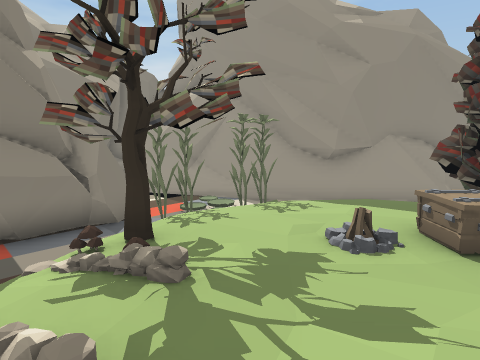
view 1 (above)

16 first-person views from a walk through a Unity game level. The camera is 1.5 m above the floor, tilts 8° down and sees 75° across. The floor is counted in squares, 1 m on a side. Each view is taken from the middle of a square. On the plan, view 1 faces up. The plan holds only what a view shows up to about 15 squares ahead; the rest is blank. The place goes on beyond the plan. The player character is not drawn.

view 2
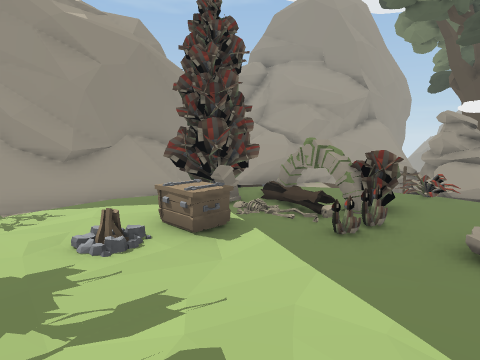

view 3
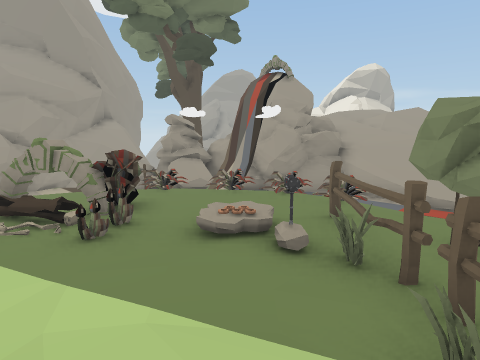

view 4
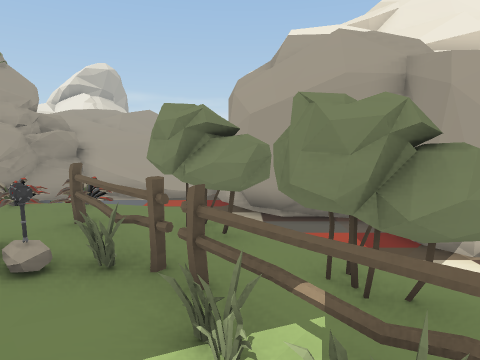

view 5
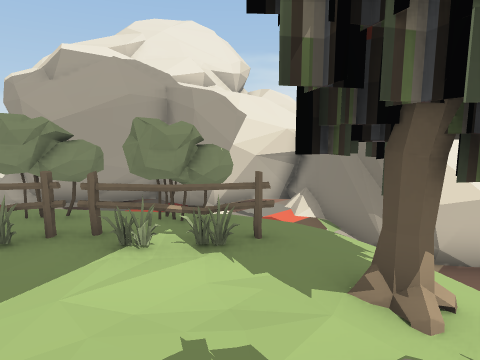

view 6
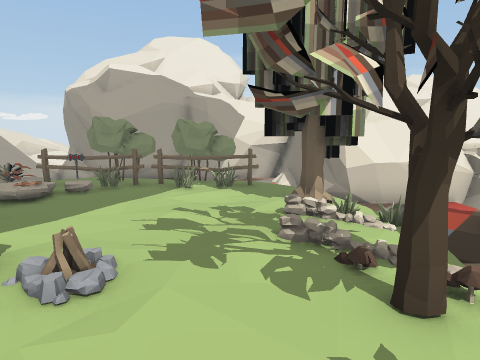

view 7
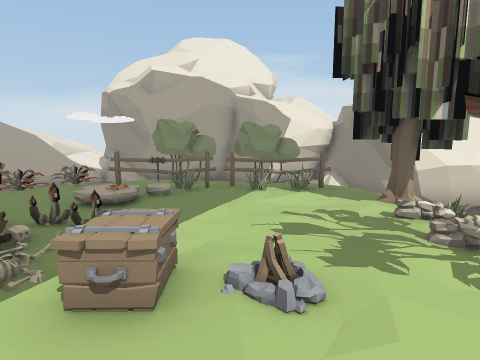

view 8
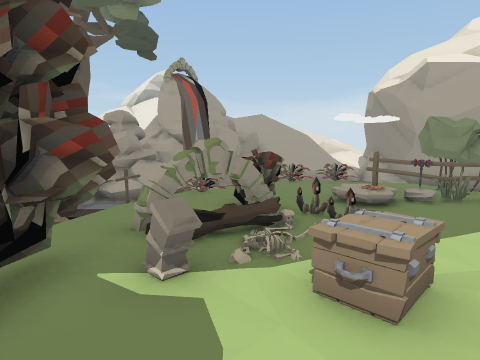

view 9
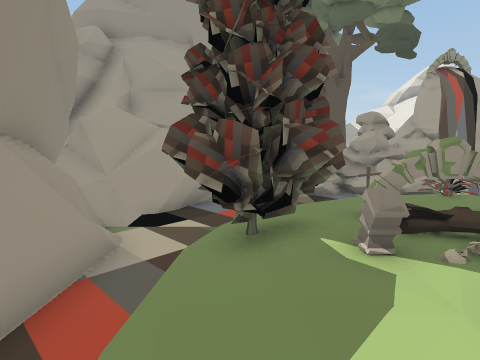

view 10
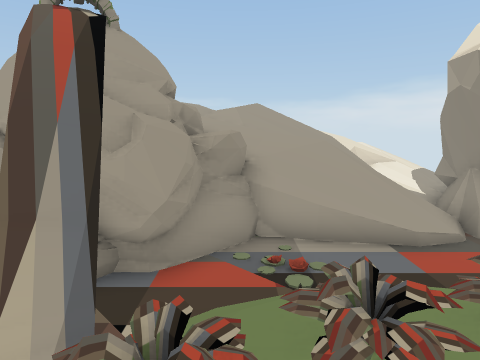

view 11
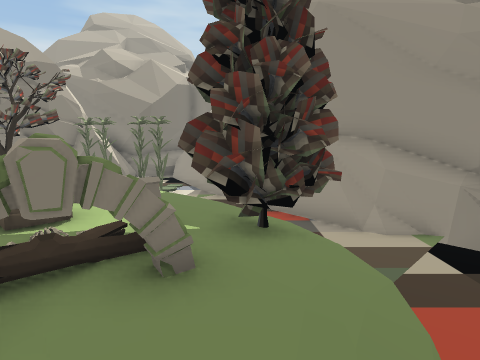

view 12
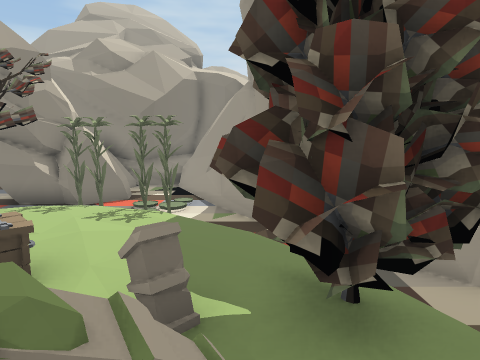

view 13
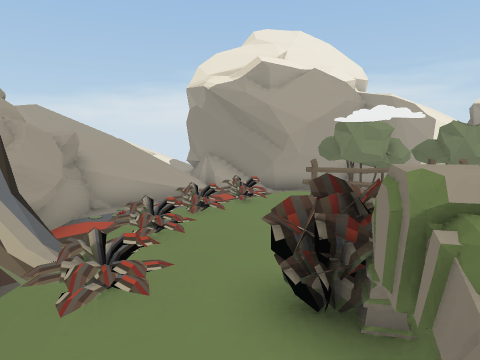

view 14
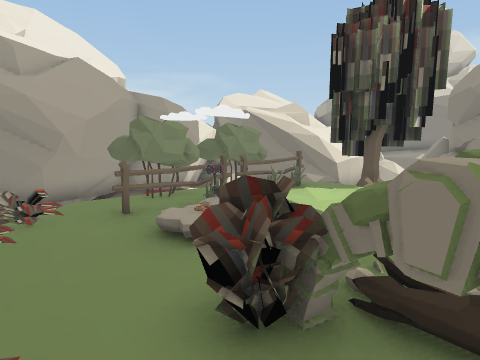

view 15
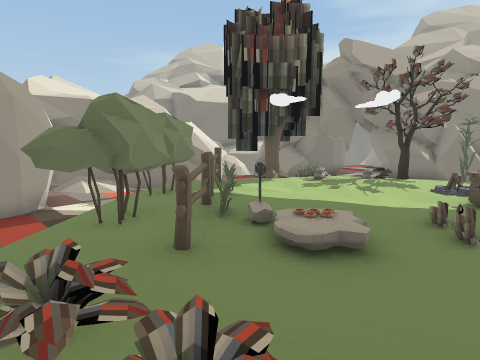

view 16
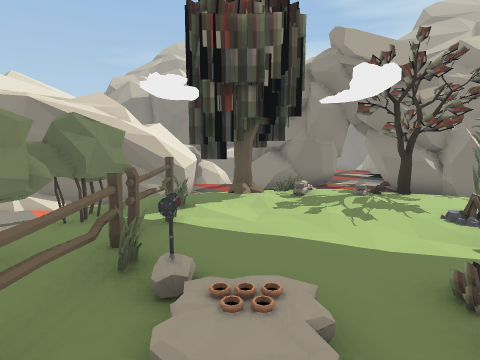

### Floor plan
Key: @ floor where view 1 was taken; # wall or solid block; x gap in a wall; . main floor; : floor 0.25 m higher than the main floor; / step, stairs or slope; = window, fence, low wall or low ledge; ≈ liquid the walk keeps out of; ^ raised ledge; v drop or lower ground; P plant; T tree; C chest; I pillar; H thing the floor can be seen under or through; M tombstone; F flower; R rock; A hammer; E fence; B bush; O other object.
Columns run from 4 left of view 1 to 12 right of it. Each row starts with its distance up from view 1.
 10    P≈#######v=##
  9  ≈ PP  ≈≈≈≈≈ ≈###
  8 ##PPPP≈≈≈TT   ≈##
  7 ##PP/....TTT≈  ≈≈
  6 #≈T......TT./≈
  5 #TTT...C.IH..≈
  4  ≈T#T.:C..H..≈  O
  3  ≈##..... H../M O
  2  P//....FFOO.O≈OO
  1  ≈P ..........≈OR
  0  ≈TT@....O..O/≈≈R
 -1  ≈T.PP..PA..O/ RR
 -2 ^#≈.EEEEEEO./P RR
 -3 ##≈/BBBBBB./≈PPPR
 -4  #≈ ≈ B BB≈≈  P^^
 -5  ##≈    ≈x≈  ^^^^
 -6  ##≈≈ ≈≈###≈≈^^^^

Where each view was taken, in squares from view 1:
view 1: 0 up, 0 right, facing up
view 2: 0 up, 0 right, facing up-right
view 3: 0 up, 0 right, facing right
view 4: 0 up, 0 right, facing down-right
view 5: 3 up, 0 right, facing down
view 6: 7 up, 0 right, facing down
view 7: 7 up, 2 right, facing down
view 8: 7 up, 2 right, facing down-right
view 9: 7 up, 1 right, facing right
view 10: 1 up, 7 right, facing down-right
view 11: 3 up, 9 right, facing up-left
view 12: 4 up, 7 right, facing up-left
view 13: 5 up, 7 right, facing down
view 14: 4 up, 8 right, facing down-left
view 15: 1 down, 9 right, facing left
view 16: 0 up, 7 right, facing left
